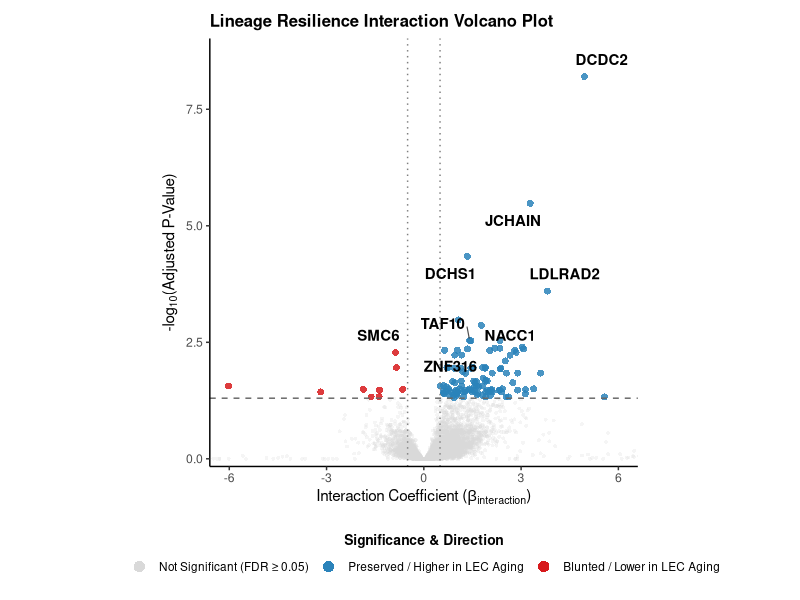

Source code (R):
library(dplyr)
library(ggplot2)
library(ggrepel)

# 1. Load data from CSV
res_combined <- read.csv("output/tables/deg_interaction_20261009.csv", stringsAsFactors = FALSE) %>%
  filter(!is.na(padj_interaction))

# 2. Assign 3-class significance categories
volcano_df <- res_combined %>%
  filter(abs(beta_interaction) <= 8) %>%
  mutate(
    volcano_category = case_when(
      padj_interaction < 0.05 & beta_interaction > 0  ~ "Preserved / Higher in LEC Aging",
      padj_interaction < 0.05 & beta_interaction < 0  ~ "Blunted / Lower in LEC Aging",
      TRUE                                             ~ "Not Significant (FDR ≥ 0.05)"
    ),
    volcano_category = factor(
      volcano_category, 
      levels = c("Not Significant (FDR ≥ 0.05)", "Preserved / Higher in LEC Aging", "Blunted / Lower in LEC Aging")
    )
  ) %>%
  arrange(volcano_category)

# 3. Select target genes for labels
key_target_genes <- c("DCDC2", "JCHAIN", "DCHS1", "LDLRAD2", "NACC1", "ZNF316", "TAF10", "SMC6")
label_df <- volcano_df %>% filter(gene %in% key_target_genes & padj_interaction < 0.05)

# 4. Generate Square Aspect Volcano Plot
plot_volcano_square <- ggplot(
  volcano_df, 
  aes(x = beta_interaction, y = -log10(padj_interaction), color = volcano_category)
) +
  geom_point(
    aes(alpha = volcano_category, size = volcano_category), 
    shape = 16
  ) +
  scale_alpha_manual(values = c("Not Significant (FDR ≥ 0.05)" = 0.25, "Preserved / Higher in LEC Aging" = 0.85, "Blunted / Lower in LEC Aging" = 0.85)) +
  scale_size_manual(values = c("Not Significant (FDR ≥ 0.05)" = 1.0, "Preserved / Higher in LEC Aging" = 2.0, "Blunted / Lower in LEC Aging" = 2.0)) +
  scale_color_manual(values = c(
    "Preserved / Higher in LEC Aging" = "#2b83ba",
    "Blunted / Lower in LEC Aging"   = "#d7191c",
    "Not Significant (FDR ≥ 0.05)"   = "#d9d9d9"
  )) +
  geom_hline(yintercept = -log10(0.05), linetype = "dashed", color = "grey40", linewidth = 0.5) +
  geom_vline(xintercept = c(-0.5, 0.5), linetype = "dotted", color = "grey50", linewidth = 0.5) +
  geom_text_repel(
    data = label_df,
    aes(label = gene),
    size = 3.8,
    fontface = "bold",
    color = "black",
    box.padding = 0.5,
    point.padding = 0.1,
    segment.color = "grey30",
    segment.size = 0.4,
    force = 5,
    max.overlaps = 25
  ) +
  coord_cartesian(xlim = c(-6, 6)) +
  scale_y_continuous(expand = expansion(mult = c(0.02, 0.1))) +
  theme_classic() +
  labs(
    title = "Lineage Resilience Interaction Volcano Plot",
    # subtitle = "Divergence in Aging Trajectory (LEC vs. BEC)",
    x = expression("Interaction Coefficient (" * beta["interaction"] * ")"),
    y = expression("-log"[10] * "(Adjusted P-Value)"),
    color = "Significance & Direction"
  ) +
  theme(
    aspect.ratio = 1, # Sets 1:1 square aspect ratio for the plot canvas
    legend.position = "bottom",
    legend.title = element_text(face = "bold", size = 10),
    legend.text = element_text(size = 8.5),
    plot.title = element_text(face = "bold", size = 12),
    plot.margin = margin(t = 10, r = 15, b = 10, l = 15, unit = "pt")
  ) +
  guides(
    color = guide_legend(
      override.aes = list(shape = 16, size = 3.5, alpha = 1),
      title.position = "top",
      title.hjust = 0.5
    ),
    alpha = "none",
    size = "none"
  )

print(plot_volcano_square)

# Save with matching square proportions
# ggsave("output/figures/volcano_square.png", plot_volcano_square, width = 6.5, height = 7.2, dpi = 300)
